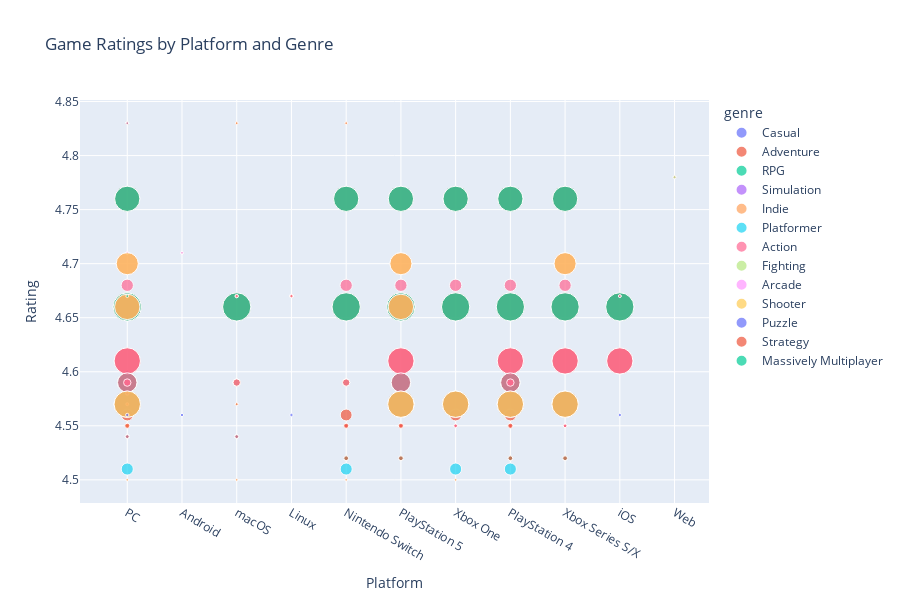

Write notebook code for a chart like this one.
### Code cell
fig = px.scatter(df_tm,
				 x='platform',
				 y='rating',
				 size='ratings_count',
				 color='genre',
				 title='Game Ratings by Platform and Genre',
				 labels={'platform': 'Platform',
						 'rating': 'Rating',
						 'ratings_count': 'Number of Ratings'},
				 height=600)

fig.update_layout(showlegend=True)

df_tm = df_tm.reset_index(drop=True)
agg = df_tm.groupby(['platform', 'genre'], as_index=False).agg(
    count=('name', 'size'),
    avg_rating=('rating', 'mean'),
    total_ratings=('ratings_count', 'sum')
).sort_values('count', ascending=False)
display(agg.head(12))
fig.show()

### Figure 1 — Plotly figure (JSON) as saved in the notebook; plotly's stock layout.template omitted (floating-point values rounded to 4 significant figures)
{"data": [{"hovertemplate": "genre=Casual<br>Platform=%{x}<br>Rating=%{y}<br>Number of Ratings=%{marker.size}<extra></extra>", "legendgroup": "Casual", "marker": {"color": "#636efa", "size": [6, 6, 6, 6, 6, 6, 9, 9, 9, 10, 11, 7, 7, 9, 12, 12], "sizemode": "area", "sizeref": 1.595, "symbol": "circle"}, "mode": "markers", "name": "Casual", "orientation": "v", "showlegend": true, "type": "scatter", "x": ["PC", "PC", "Android", "PC", "macOS", "Linux", "PC", "macOS", "Linux", "PC", "PC", "PC", "macOS", "PC", "PC", "macOS"], "xaxis": "x", "y": [4.83, 4.71, 4.71, 4.67, 4.67, 4.67, 4.67, 4.67, 4.67, 4.6, 4.58, 4.57, 4.57, 4.56, 4.54, 4.54], "yaxis": "y"}, {"hovertemplate": "genre=Adventure<br>Platform=%{x}<br>Rating=%{y}<br>Number of Ratings=%{marker.size}<extra></extra>", "legendgroup": "Adventure", "marker": {"color": "#EF553B", "size": [6, 6, 6, 6, 6, 509, 509, 509, 509, 509, 509, 6, 5, 9, 9, 9, 6, 514, 514, 638, 638, 638, 638, 638, 638, 638, 638, 553, 553, 553, 553, 553, 301, 301, 301, 43, 43, 43, 43, 7, 7, 556, 556, 556, 556, 556, 112, 112, 112, 112, 11, 11, 11, 11, 11, 11, 12, 12], "sizemode": "area", "sizeref": 1.595, "symbol": "circle"}, "mode": "markers", "name": "Adventure", "orientation": "v", "showlegend": true, "type": "scatter", "x": ["PC", "PC", "PC", "Nintendo Switch", "macOS", "PC", "PlayStation 5", "Xbox One", "PlayStation 4", "Xbox Series S/X", "Nintendo Switch", "PC", "iOS", "PC", "macOS", "Linux", "PC", "PC", "PlayStation 5", "PC", "PlayStation 5", "Xbox One", "PlayStation 4", "Xbox Series S/X", "Nintendo Switch", "iOS", "macOS", "PC", "PlayStation 5", "PlayStation 4", "Xbox Series S/X", "iOS", "PC", "PlayStation 5", "PlayStation 4", "PC", "PlayStation 4", "Nintendo Switch", "macOS", "PC", "macOS", "PC", "PlayStation 5", "Xbox One", "PlayStation 4", "Xbox Series S/X", "PC", "Xbox One", "PlayStation 4", "Nintendo Switch", "PC", "PlayStation 5", "Xbox One", "PlayStation 4", "Xbox Series S/X", "Nintendo Switch", "PC", "macOS"], "xaxis": "x", "y": [4.83, 4.83, 4.83, 4.83, 4.83, 4.76, 4.76, 4.76, 4.76, 4.76, 4.76, 4.67, 4.67, 4.67, 4.67, 4.67, 4.67, 4.66, 4.66, 4.66, 4.66, 4.66, 4.66, 4.66, 4.66, 4.66, 4.66, 4.61, 4.61, 4.61, 4.61, 4.61, 4.59, 4.59, 4.59, 4.59, 4.59, 4.59, 4.59, 4.57, 4.57, 4.57, 4.57, 4.57, 4.57, 4.57, 4.56, 4.56, 4.56, 4.56, 4.55, 4.55, 4.55, 4.55, 4.55, 4.55, 4.54, 4.54], "yaxis": "y"}, {"hovertemplate": "genre=RPG<br>Platform=%{x}<br>Rating=%{y}<br>Number of Ratings=%{marker.size}<extra></extra>", "legendgroup": "RPG", "marker": {"color": "#00cc96", "size": [6, 509, 509, 509, 509, 509, 509, 6, 638, 638, 638, 638, 638, 638, 638, 638, 301, 301, 301, 43, 43, 43, 43, 556, 556, 556, 556, 556, 12, 12, 18, 18, 18, 18], "sizemode": "area", "sizeref": 1.595, "symbol": "circle"}, "mode": "markers", "name": "RPG", "orientation": "v", "showlegend": true, "type": "scatter", "x": ["PC", "PC", "PlayStation 5", "Xbox One", "PlayStation 4", "Xbox Series S/X", "Nintendo Switch", "PC", "PC", "PlayStation 5", "Xbox One", "PlayStation 4", "Xbox Series S/X", "Nintendo Switch", "iOS", "macOS", "PC", "PlayStation 5", "PlayStation 4", "PC", "PlayStation 4", "Nintendo Switch", "macOS", "PC", "PlayStation 5", "Xbox One", "PlayStation 4", "Xbox Series S/X", "PC", "macOS", "PlayStation 5", "PlayStation 4", "Xbox Series S/X", "Nintendo Switch"], "xaxis": "x", "y": [4.83, 4.76, 4.76, 4.76, 4.76, 4.76, 4.76, 4.67, 4.66, 4.66, 4.66, 4.66, 4.66, 4.66, 4.66, 4.66, 4.59, 4.59, 4.59, 4.59, 4.59, 4.59, 4.59, 4.57, 4.57, 4.57, 4.57, 4.57, 4.54, 4.54, 4.52, 4.52, 4.52, 4.52], "yaxis": "y"}, {"hovertemplate": "genre=Simulation<br>Platform=%{x}<br>Rating=%{y}<br>Number of Ratings=%{marker.size}<extra></extra>", "legendgroup": "Simulation", "marker": {"color": "#ab63fa", "size": [6, 6, 6, 10], "sizemode": "area", "sizeref": 1.595, "symbol": "circle"}, "mode": "markers", "name": "Simulation", "orientation": "v", "showlegend": true, "type": "scatter", "x": ["PC", "PC", "Linux", "PC"], "xaxis": "x", "y": [4.83, 4.67, 4.67, 4.58], "yaxis": "y"}, {"hovertemplate": "genre=Indie<br>Platform=%{x}<br>Rating=%{y}<br>Number of Ratings=%{marker.size}<extra></extra>", "legendgroup": "Indie", "marker": {"color": "#FFA15A", "size": [6, 6, 6, 6, 6, 6, 6, 6, 6, 6, 9, 9, 9, 6, 43, 43, 43, 43, 7, 7, 9, 11, 6, 6, 6, 6], "sizemode": "area", "sizeref": 1.595, "symbol": "circle"}, "mode": "markers", "name": "Indie", "orientation": "v", "showlegend": true, "type": "scatter", "x": ["PC", "PC", "Nintendo Switch", "macOS", "PC", "Android", "PC", "PC", "macOS", "Linux", "PC", "macOS", "Linux", "PC", "PC", "PlayStation 4", "Nintendo Switch", "macOS", "PC", "macOS", "PC", "PC", "PC", "Xbox One", "Nintendo Switch", "macOS"], "xaxis": "x", "y": [4.83, 4.83, 4.83, 4.83, 4.71, 4.71, 4.67, 4.67, 4.67, 4.67, 4.67, 4.67, 4.67, 4.67, 4.59, 4.59, 4.59, 4.59, 4.57, 4.57, 4.56, 4.55, 4.5, 4.5, 4.5, 4.5], "yaxis": "y"}, {"hovertemplate": "genre=Platformer<br>Platform=%{x}<br>Rating=%{y}<br>Number of Ratings=%{marker.size}<extra></extra>", "legendgroup": "Platformer", "marker": {"color": "#19d3f3", "size": [6, 117, 117, 117, 117], "sizemode": "area", "sizeref": 1.595, "symbol": "circle"}, "mode": "markers", "name": "Platformer", "orientation": "v", "showlegend": true, "type": "scatter", "x": ["PC", "PC", "Xbox One", "PlayStation 4", "Nintendo Switch"], "xaxis": "x", "y": [4.83, 4.51, 4.51, 4.51, 4.51], "yaxis": "y"}, {"hovertemplate": "genre=Action<br>Platform=%{x}<br>Rating=%{y}<br>Number of Ratings=%{marker.size}<extra></extra>", "legendgroup": "Action", "marker": {"color": "#FF6692", "size": [6, 8, 388, 388, 388, 121, 121, 121, 121, 121, 121, 6, 9, 9, 9, 6, 514, 514, 553, 553, 553, 553, 553, 301, 301, 301, 43, 43, 43, 43, 556, 556, 556, 556, 556, 9, 11, 11, 11, 11, 11, 11, 11, 11, 12, 12], "sizemode": "area", "sizeref": 1.595, "symbol": "circle"}, "mode": "markers", "name": "Action", "orientation": "v", "showlegend": true, "type": "scatter", "x": ["PC", "Web", "PC", "PlayStation 5", "Xbox Series S/X", "PC", "PlayStation 5", "Xbox One", "PlayStation 4", "Xbox Series S/X", "Nintendo Switch", "PC", "PC", "macOS", "Linux", "PC", "PC", "PlayStation 5", "PC", "PlayStation 5", "PlayStation 4", "Xbox Series S/X", "iOS", "PC", "PlayStation 5", "PlayStation 4", "PC", "PlayStation 4", "Nintendo Switch", "macOS", "PC", "PlayStation 5", "Xbox One", "PlayStation 4", "Xbox Series S/X", "PC", "PC", "PC", "PlayStation 5", "Xbox One", "PlayStation 4", "Xbox Series S/X", "Nintendo Switch", "PC", "PC", "macOS"], "xaxis": "x", "y": [4.83, 4.78, 4.7, 4.7, 4.7, 4.68, 4.68, 4.68, 4.68, 4.68, 4.68, 4.67, 4.67, 4.67, 4.67, 4.67, 4.66, 4.66, 4.61, 4.61, 4.61, 4.61, 4.61, 4.59, 4.59, 4.59, 4.59, 4.59, 4.59, 4.59, 4.57, 4.57, 4.57, 4.57, 4.57, 4.56, 4.55, 4.55, 4.55, 4.55, 4.55, 4.55, 4.55, 4.55, 4.54, 4.54], "yaxis": "y"}, {"hovertemplate": "genre=Fighting<br>Platform=%{x}<br>Rating=%{y}<br>Number of Ratings=%{marker.size}<extra></extra>", "legendgroup": "Fighting", "marker": {"color": "#B6E880", "size": [8], "sizemode": "area", "sizeref": 1.595, "symbol": "circle"}, "mode": "markers", "name": "Fighting", "orientation": "v", "showlegend": true, "type": "scatter", "x": ["Web"], "xaxis": "x", "y": [4.78], "yaxis": "y"}, {"hovertemplate": "genre=Arcade<br>Platform=%{x}<br>Rating=%{y}<br>Number of Ratings=%{marker.size}<extra></extra>", "legendgroup": "Arcade", "marker": {"color": "#FF97FF", "size": [6, 6], "sizemode": "area", "sizeref": 1.595, "symbol": "circle"}, "mode": "markers", "name": "Arcade", "orientation": "v", "showlegend": true, "type": "scatter", "x": ["PC", "Android"], "xaxis": "x", "y": [4.71, 4.71], "yaxis": "y"}, {"hovertemplate": "genre=Shooter<br>Platform=%{x}<br>Rating=%{y}<br>Number of Ratings=%{marker.size}<extra></extra>", "legendgroup": "Shooter", "marker": {"color": "#FECB52", "size": [388, 388, 388, 514, 514, 556, 556, 556, 556, 556, 11], "sizemode": "area", "sizeref": 1.595, "symbol": "circle"}, "mode": "markers", "name": "Shooter", "orientation": "v", "showlegend": true, "type": "scatter", "x": ["PC", "PlayStation 5", "Xbox Series S/X", "PC", "PlayStation 5", "PC", "PlayStation 5", "Xbox One", "PlayStation 4", "Xbox Series S/X", "PC"], "xaxis": "x", "y": [4.7, 4.7, 4.7, 4.66, 4.66, 4.57, 4.57, 4.57, 4.57, 4.57, 4.55], "yaxis": "y"}, {"hovertemplate": "genre=Puzzle<br>Platform=%{x}<br>Rating=%{y}<br>Number of Ratings=%{marker.size}<extra></extra>", "legendgroup": "Puzzle", "marker": {"color": "#636efa", "size": [5, 6, 9, 9, 9, 9], "sizemode": "area", "sizeref": 1.595, "symbol": "circle"}, "mode": "markers", "name": "Puzzle", "orientation": "v", "showlegend": true, "type": "scatter", "x": ["iOS", "iOS", "PC", "iOS", "Android", "Linux"], "xaxis": "x", "y": [4.67, 4.67, 4.56, 4.56, 4.56, 4.56], "yaxis": "y"}, {"hovertemplate": "genre=Strategy<br>Platform=%{x}<br>Rating=%{y}<br>Number of Ratings=%{marker.size}<extra></extra>", "legendgroup": "Strategy", "marker": {"color": "#EF553B", "size": [6, 22, 22, 22, 22, 18, 18, 18, 18], "sizemode": "area", "sizeref": 1.595, "symbol": "circle"}, "mode": "markers", "name": "Strategy", "orientation": "v", "showlegend": true, "type": "scatter", "x": ["iOS", "PC", "PlayStation 5", "PlayStation 4", "Nintendo Switch", "PlayStation 5", "PlayStation 4", "Xbox Series S/X", "Nintendo Switch"], "xaxis": "x", "y": [4.67, 4.55, 4.55, 4.55, 4.55, 4.52, 4.52, 4.52, 4.52], "yaxis": "y"}, {"hovertemplate": "genre=Massively Multiplayer<br>Platform=%{x}<br>Rating=%{y}<br>Number of Ratings=%{marker.size}<extra></extra>", "legendgroup": "Massively Multiplayer", "marker": {"color": "#00cc96", "size": [6], "sizemode": "area", "sizeref": 1.595, "symbol": "circle"}, "mode": "markers", "name": "Massively Multiplayer", "orientation": "v", "showlegend": true, "type": "scatter", "x": ["PC"], "xaxis": "x", "y": [4.67], "yaxis": "y"}], "layout": {"height": 600, "legend": {"itemsizing": "constant", "title": {"text": "genre"}, "tracegroupgap": 0}, "showlegend": true, "title": {"text": "Game Ratings by Platform and Genre"}, "xaxis": {"anchor": "y", "domain": [0, 1], "title": {"text": "Platform"}}, "yaxis": {"anchor": "x", "domain": [0, 1], "title": {"text": "Rating"}}}}
